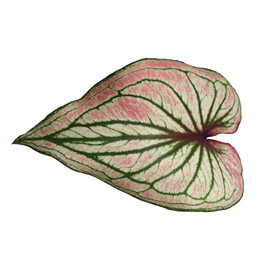
#> input picture dataset/1/1.jpg, 256 x 256 px, found by its file name
$ python testGLCM.py   (older library calls are emulated)
#> lines starting #> are read from the running program, lines starting #| are printed output that depends on the picture; long printed decimals are rounded
import cv2 as cv
import numpy as np
import skimage.feature as skf
paths = ['./trainingData/Tr/1/1.jpg', './trainingData/Tr/1/2.jpg']

for path in paths:
    img = cv.imread(path)
#> img is the input picture: shape (256, 256, 3); mean B, G, R 205.1, 214.6, 218.9
    imgGray = cv.cvtColor(img, cv.COLOR_RGB2GRAY)
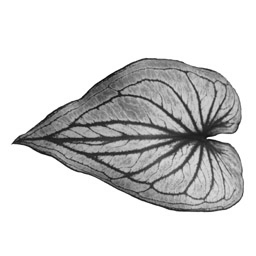
#> imgGray: shape (256, 256); min 4, max 255, mean 212.2

    glcm = skf.greycomatrix(
        imgGray, distances=[0], angles=[0, 45, 90, 135], levels=256, symmetric=True, normed=True)

    con = skf.greycoprops(glcm, 'contrast')  # contrast
#> con = [[0, 0, 0, 0]]
    dis = skf.greycoprops(glcm, 'dissimilarity')  # dissimilarity
#> dis = [[0, 0, 0, 0]]
    hom = skf.greycoprops(glcm, 'homogeneity')  # homogeneity
#> hom = [[1, 1, 1, 1]]
    ent = skf.greycoprops(glcm, 'energy')  # energy
#> ent = [[0.609, 0.609, 0.609, 0.609]]

    print(con)
#| [[0. 0. 0. 0.]]
    print(dis)
#| [[0. 0. 0. 0.]]
    print(hom)
#| [[1. 1. 1. 1.]]
    print(ent)
#| [[0.6094 0.6094 0.6094 0.6094]]
#> pass 2 of the loop `for path in paths:`:
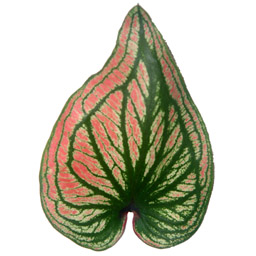
#> input picture dataset/1/2.jpg, 256 x 256 px, found by its file name
#> img is the input picture: shape (256, 256, 3); mean B, G, R 176.3, 193.7, 196.5
#> `imgGray = cv.cvtColor(img, cv.COLOR_RGB2GRAY)`:
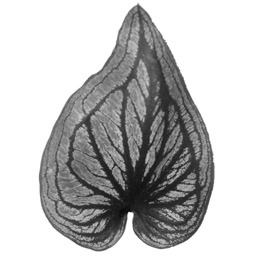
#> imgGray: shape (256, 256); min 10, max 255, mean 188.8
#> ent = [[0.521, 0.521, 0.521, 0.521]]
#| [[0. 0. 0. 0.]]
#| [[0. 0. 0. 0.]]
#| [[1. 1. 1. 1.]]
#| [[0.5212 0.5212 0.5212 0.5212]]
